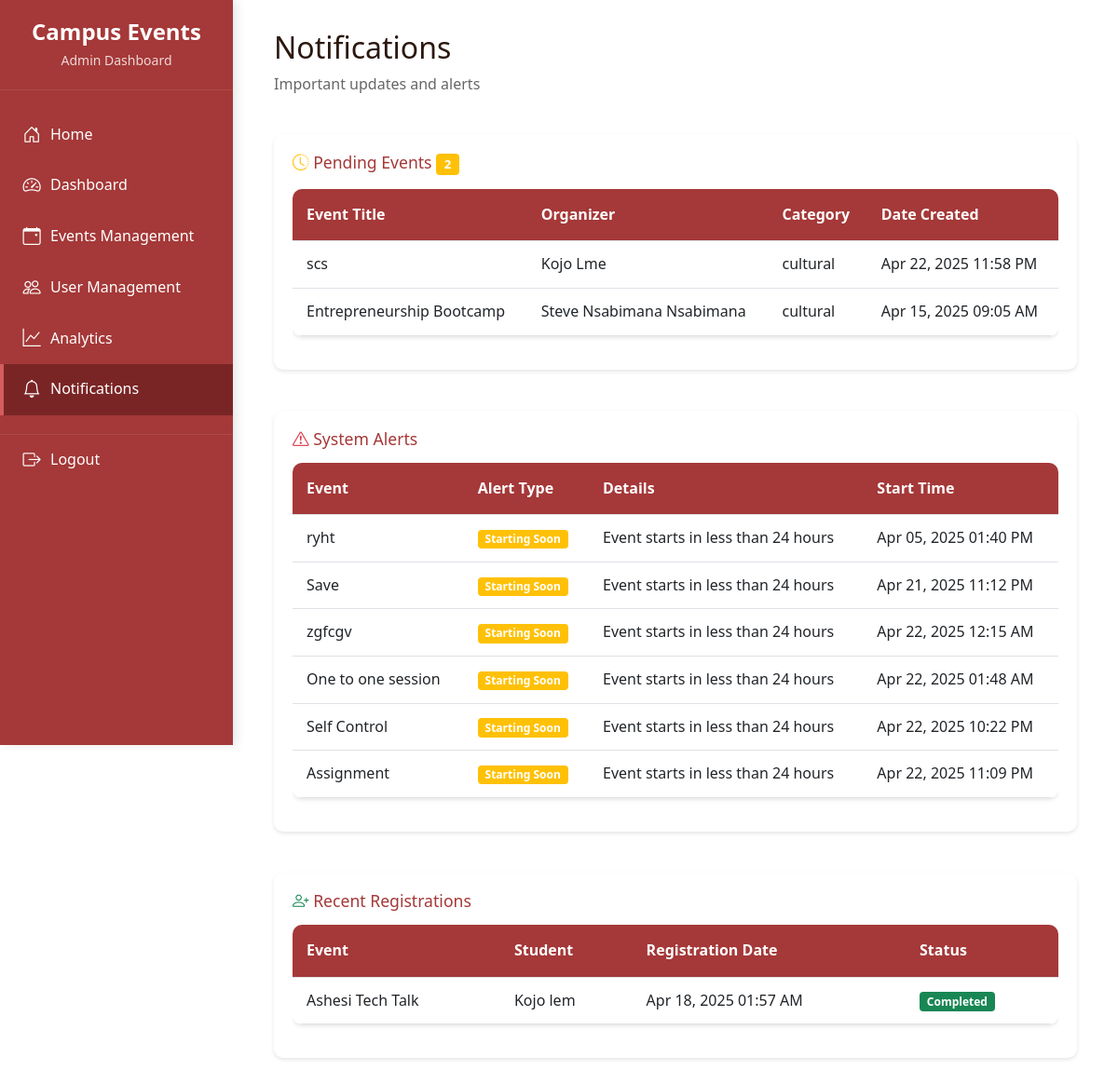
The app's page /views/dashboards/admin/notifications.php (signed in) with its own data.
### tables this page shows
CREATE TABLE `events` (
  `event_id` int(11) NOT NULL,
  `title` varchar(255) NOT NULL,
  `description` text DEFAULT NULL,
  `start_datetime` datetime NOT NULL,
  `end_datetime` datetime NOT NULL,
  `location` varchar(255) DEFAULT NULL,
  `organizer_id` int(11) DEFAULT NULL,
  `category` varchar(100) DEFAULT NULL,
  `max_capacity` int(11) DEFAULT NULL,
  `is_public` tinyint(1) DEFAULT 1,
  `status` enum('pending','approved','rejected','cancelled') DEFAULT 'pending',
  `created_at` timestamp NOT NULL DEFAULT current_timestamp(),
  `updated_at` timestamp NOT NULL DEFAULT current_timestamp() ON UPDATE current_timestamp()
);

CREATE TABLE `registrations` (
  `registration_id` int(11) NOT NULL,
  `user_id` int(11) DEFAULT NULL,
  `event_id` int(11) DEFAULT NULL,
  `registration_date` timestamp NOT NULL DEFAULT current_timestamp(),
  `attendance_status` enum('pending','attended','missed') DEFAULT 'pending'
);

### views/dashboards/admin/notifications.php (the view, shortened to what this page needs)
<?php
include('../../../db/config.php');
$pending_events_query = "SELECT e.*, CONCAT(u.first_name, ' ', u.last_name) as organizer_name
                        FROM events e
                        JOIN users u ON e.organizer_id = u.user_id
                        WHERE e.status = 'pending'
                        ORDER BY e.created_at DESC";
$pending_events_result = $conn->query($pending_events_query);
$recent_registrations_query = "SELECT r.*, e.title as event_title, CONCAT(u.first_name, ' ', u.last_name) as student_name
                             FROM registrations r
                             JOIN events e ON r.event_id = e.event_id
                             JOIN users u ON r.user_id = u.user_id
                             ORDER BY r.registration_date DESC
                             LIMIT 10";
$recent_registrations_result = $conn->query($recent_registrations_query);
$system_alerts_query = "SELECT
    e.event_id,
    e.title,
    e.start_datetime,
    e.max_capacity,
    COUNT(r.registration_id) as current_registrations,
    CASE
        WHEN e.start_datetime <= DATE_ADD(NOW(), INTERVAL 24 HOUR) THEN 'starting_soon'
        WHEN COUNT(r.registration_id) >= e.max_capacity THEN 'full_capacity'
        WHEN COUNT(r.registration_id) >= e.max_capacity * 0.8 THEN 'near_capacity'
        ELSE NULL
    END as alert_type
    FROM events e
    LEFT JOIN registrations r ON e.event_id = r.event_id
    WHERE e.status = 'approved'
    GROUP BY e.event_id
    HAVING alert_type IS NOT NULL
    ORDER BY e.start_datetime ASC";
$system_alerts_result = $conn->query($system_alerts_query);
?>
<!DOCTYPE html>
<html lang="en">
<head>
    <link href="https://cdn.jsdelivr.net/npm/bootstrap@5.3.0-alpha1/dist/css/bootstrap.min.css" rel="stylesheet">
    <link rel="stylesheet" href="https://cdn.jsdelivr.net/npm/bootstrap-icons@1.10.0/font/bootstrap-icons.css">
    <link rel="stylesheet" href="../../../assets/css/general-styles.css">
    <link rel="stylesheet" href="../../../assets/css/admin-styles.css">
</head>
<body>
    <div class="admin-sidebar">
        <div class="admin-sidebar-header">
            <h3>Campus Events</h3>
            <div class="small">Admin Dashboard</div>
        </div>
        <ul class="admin-sidebar-menu">
            <li><a href="../../../index.php">
                <i class="bi bi-house-door"></i> Home
            </a></li>
            <li><a href="admin_dashboard.php">
                <i class="bi bi-speedometer2"></i> Dashboard
            </a></li>
            <li><a href="event_management.php">
                <i class="bi bi-calendar-event"></i> Events Management
            </a></li>
            <li><a href="user_management.php">
                <i class="bi bi-people"></i> User Management
            </a></li>
            <li><a href="analytics.php">
                <i class="bi bi-graph-up"></i> Analytics
            </a></li>
            <li><a href="notifications.php" class="active">
                <i class="bi bi-bell"></i> Notifications
            </a></li>
            <li><a href="../../logout.php">
                <i class="bi bi-box-arrow-right"></i> Logout
            </a></li>
        </ul>
    </div>
    <div class="admin-main-content">
        <div class="container-fluid">
            <div class="row mb-4">
                <div class="col-md-12">
                    <h2>Notifications</h2>
                    <p class="text-muted">Important updates and alerts</p>
                </div>
            </div>
            <div class="row mb-4">
                <div class="col-md-12">
                    <div class="admin-card">
                        <h4 class="admin-card-title">
                            <i class="bi bi-clock-history text-warning"></i> Pending Events
                            <?php if ($pending_events_result && $pending_events_result->num_rows > 0): ?>
                                <span class="badge bg-warning"><?php echo $pending_events_result->num_rows; ?></span>
                            <?php endif; ?>
                        </h4>
                        <div class="table-responsive">
                            <table class="table admin-table">
                                <thead>
                                    <tr>
                                        <th>Event Title</th>
                                        <th>Organizer</th>
                                        <th>Category</th>
                                        <th>Date Created</th>
                                    </tr>
                                </thead>
                                <tbody>
                                    <?php if ($pending_events_result && $pending_events_result->num_rows > 0): ?>
                                        <?php while($event = $pending_events_result->fetch_assoc()): ?>
                                            <tr>
                                                <td><?php echo htmlspecialchars($event['title']); ?></td>
                                                <td><?php echo htmlspecialchars($event['organizer_name']); ?></td>
                                                <td><?php echo htmlspecialchars($event['category']); ?></td>
                                                <td><?php echo date('M d, Y h:i A', strtotime($event['created_at'])); ?></td>
                                            </tr>
                                        <?php endwhile; ?>
                                    <?php else: ?>
                                        <tr>
                                            <td colspan="4" class="text-center">No pending events</td>
                                        </tr>
                                    <?php endif; ?>
                                </tbody>
                            </table>
                        </div>
                    </div>
                </div>
            </div>
            <div class="row mb-4">
                <div class="col-md-12">
                    <div class="admin-card">
                        <h4 class="admin-card-title">
                            <i class="bi bi-exclamation-triangle text-danger"></i> System Alerts
                        </h4>
                        <div class="table-responsive">
                            <table class="table admin-table">
                                <thead>
                                    <tr>
                                        <th>Event</th>
                                        <th>Alert Type</th>
                                        <th>Details</th>
                                        <th>Start Time</th>
                                    </tr>
                                </thead>
                                <tbody>
                                    <?php if ($system_alerts_result && $system_alerts_result->num_rows > 0): ?>
                                        <?php while($alert = $system_alerts_result->fetch_assoc()): ?>
                                            <tr>
                                                <td><?php echo htmlspecialchars($alert['title']); ?></td>
                                                <td>
                                                    <?php if ($alert['alert_type'] == 'starting_soon'): ?>
                                                        <span class="badge bg-warning">Starting Soon</span>
                                                    <?php elseif ($alert['alert_type'] == 'full_capacity'): ?>
                                                        <span class="badge bg-danger">Full Capacity</span>
                                                    <?php else: ?>
                                                        <span class="badge bg-info">Near Capacity</span>
                                                    <?php endif; ?>
                                                </td>
                                                <td>
                                                    <?php if ($alert['alert_type'] == 'starting_soon'): ?>
                                                        Event starts in less than 24 hours
                                                    <?php elseif ($alert['alert_type'] == 'full_capacity'): ?>
                                                        Event is at full capacity (<?php echo $alert['current_registrations']; ?>/<?php echo $alert['max_capacity']; ?>)
                                                    <?php else: ?>
                                                        Event is near capacity (<?php echo $alert['current_registrations']; ?>/<?php echo $alert['max_capacity']; ?>)
                                                    <?php endif; ?>
                                                </td>
                                                <td><?php echo date('M d, Y h:i A', strtotime($alert['start_datetime'])); ?></td>
                                            </tr>
                                        <?php endwhile; ?>
                                    <?php else: ?>
                                        <tr>
                                            <td colspan="4" class="text-center">No system alerts</td>
                                        </tr>
                                    <?php endif; ?>
                                </tbody>
                            </table>
                        </div>
                    </div>
                </div>
            </div>
            <div class="row">
                <div class="col-md-12">
                    <div class="admin-card">
                        <h4 class="admin-card-title">
                            <i class="bi bi-person-plus text-success"></i> Recent Registrations
                        </h4>
                        <div class="table-responsive">
                            <table class="table admin-table">
                                <thead>
                                    <tr>
                                        <th>Event</th>
                                        <th>Student</th>
                                        <th>Registration Date</th>
                                        <th>Status</th>
                                    </tr>
                                </thead>
                                <tbody>
                                    <?php if ($recent_registrations_result && $recent_registrations_result->num_rows > 0): ?>
                                        <?php while($registration = $recent_registrations_result->fetch_assoc()): ?>
                                            <tr>
                                                <td><?php echo htmlspecialchars($registration['event_title']); ?></td>
                                                <td><?php echo htmlspecialchars($registration['student_name']); ?></td>
                                                <td><?php echo date('M d, Y h:i A', strtotime($registration['registration_date'])); ?></td>
                                                <td>
                                                    <span class="badge bg-success">Completed</span>
                                                </td>
                                            </tr>
                                        <?php endwhile; ?>
                                    <?php else: ?>
                                        <tr>
                                            <td colspan="4" class="text-center">No recent registrations</td>
                                        </tr>
                                    <?php endif; ?>
                                </tbody>
                            </table>
                        </div>
                    </div>
                </div>
            </div>
        </div>
    </div>
</body>
</html>

### records on screen
events: title "scs", organizer_name "Kojo Lme", category "cultural", created_at "Apr 22, 2025 11:58 PM"
events: title "Entrepreneurship Bootcamp", organizer_name "Steve Nsabimana Nsabimana", category "cultural", created_at "Apr 15, 2025 09:05 AM"
events: title "ryht", start_datetime "Apr 05, 2025 01:40 PM"
events: title "Save", start_datetime "Apr 21, 2025 11:12 PM"
events: title "zgfcgv", start_datetime "Apr 22, 2025 12:15 AM"
events: title "One to one session", start_datetime "Apr 22, 2025 01:48 AM"
events: title "Self Control", start_datetime "Apr 22, 2025 10:22 PM"
events: title "Assignment", start_datetime "Apr 22, 2025 11:09 PM"
registrations: event.title "Ashesi Tech Talk", student_name "Kojo lem", registration_date "Apr 18, 2025 01:57 AM"

### other values on screen
$pending_events_result->num_rows "2"
